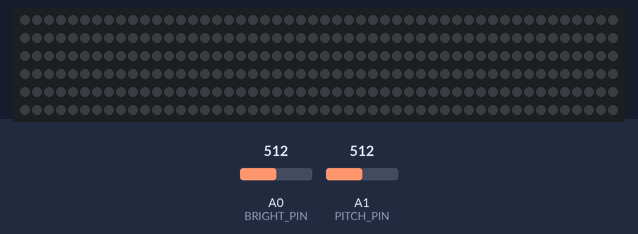
Bench run of a sketch on a simulated Arduino Uno, built with avr-gcc and run on an emulated ATmega328P. Shown: 300 RGB LEDs in strip order, left to right, continuing on the next row. The test bench sets the inputs (shaded band); at power-on: A0 (BRIGHT_PIN) = 512, A1 (PITCH_PIN) = 512. Dim RGB values are drawn brighter than linear.

Above: at 1.2 s.
1.3 s: A0 (BRIGHT_PIN) set to 789
2.8 s: A0 (BRIGHT_PIN) set to 815
At 5.3 s:
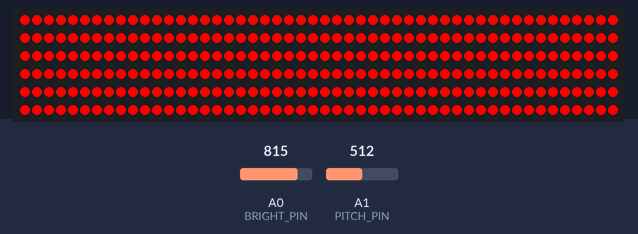
5.5 s: A1 (PITCH_PIN) set to 306
At 8.0 s:
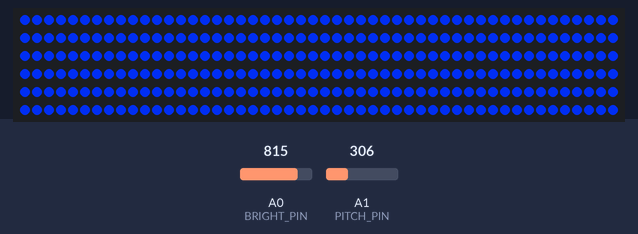
8.2 s: A1 (PITCH_PIN) set to 261
At 10.7 s:
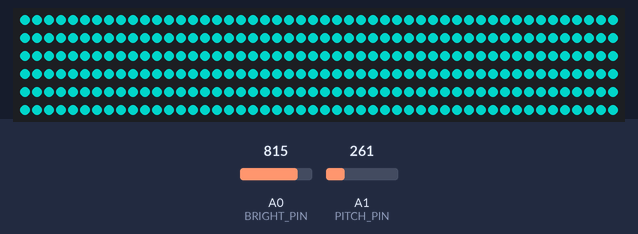
10.9 s: A1 (PITCH_PIN) set to 281
At 13.4 s:
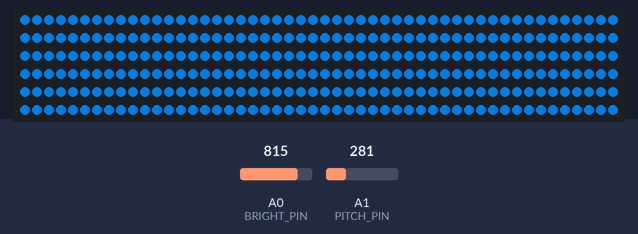
13.6 s: A0 (BRIGHT_PIN) set to 716
At 14.08 s:
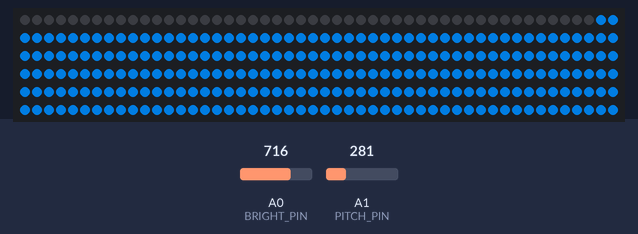
Timing chart, 0 to 16.6 s (numbered marks = the images above; inputs shaded):
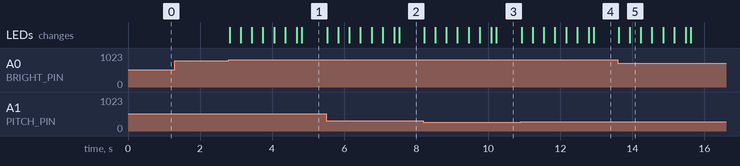

Measured:
- the behaviour switches between 799 and 800 on A0 (BRIGHT_PIN) (found by bisection; images 0 and 1)
- after the input at 1.3 s, every drawn part: stays the same
- after the input at 2.8 s, the LEDs: first change at once (image 1 shows a later state)
- after the input at 5.5 s, the LEDs: first change at once (image 2 shows a later state)
- after the input at 8.2 s, the LEDs: first change at once (image 3 shows a later state)
- after the input at 10.9 s, the LEDs: first change at once (image 4 shows a later state)
- after the input at 13.6 s, the LEDs: first change at once (image 5 shows a later state)

The sketch:

music_run.ino
```cpp
#include "FastLED.h"

#define NUM_LEDS 300
#define updateLEDS 2
#define COLOR_SHIFT 180000
CRGB leds[NUM_LEDS];


#define DATA_PIN 8
#define PITCH_PIN 1
#define BRIGHT_PIN 0        //


unsigned long setTime = COLOR_SHIFT;
int shiftC = 0;
int mulC = 2;


struct color {
  int r;
  int g;
  int b;
};
typedef struct color Color;

void setup() {
    Serial.begin(9600);
    FastLED.addLeds<WS2811, DATA_PIN>(leds, NUM_LEDS);
    pinMode(A0, INPUT);
    pinMode(A4, INPUT);

    for(int i = 0; i < NUM_LEDS ; i++) {
      leds[i] = CRGB(0,0,0);
    }
    FastLED.show();
}

void loop() {
  unsigned long time = 100;


  if(time / (double)setTime >= 1) {
    setTime = time + COLOR_SHIFT;
    Serial.println(setTime);
    shiftC += 200;
    mulC++;
    if(shiftC >= 600) {
      shiftC = 0;
    }
    if(mulC > 3) {
      mulC = 2;
    }
  }


  for(int i = NUM_LEDS - 1; i >= updateLEDS; i--) {
    leds[i] = leds[i - updateLEDS];
  }


  int newPitch = (analogRead(PITCH_PIN)*2) + shiftC;
  Color nc = pitchConv(newPitch, analogRead(BRIGHT_PIN));


  for(int i = 0; i < updateLEDS; i++) {
    leds[i] = CRGB(nc.r, nc.g, nc.b);
  }
  FastLED.show();


  delay(1);
}


double convBrightness(int b) {
  double c = b / 800;
  if( c < 0.2 ) {
    c = 0;
  }
  else if(c > 1) {
    c = 1.00;
  }
  return c;
}


Color pitchConv(int p, int b) {
  Color c;
  double bright = convBrightness(b);

  if(p < 40) {
    setColor(&c, 255, 0, 0);
  }
  else if(p >= 40 && p <= 77) {
    int b = (p - 40) * (255/37.0000);
    setColor(&c, 255, 0, b);
  }
  else if(p > 77 && p <= 205) {
    int r = 255 - ((p - 78) * 2);
    setColor(&c, r, 0, 255);
  }
  else if(p >= 206 && p <= 238) {
    int g = (p - 206) * (255/32.0000);
    setColor(&c, 0, g, 255);
  }
  else if(p <= 239 && p <= 250) {
    int r = (p - 239) * (255/11.0000);
    setColor(&c, r, 255, 255);
  }
  else if(p >= 251 && p <= 270) {
    setColor(&c, 255, 255, 255);
  }
  else if(p >= 271 && p <= 398) {
    int rb = 255-((p-271)*2);
    setColor(&c, rb, 255, rb);
  }
  else if(p >= 398 && p <= 653) {
    setColor(&c, 0, 255-(p-398), (p-398));
  }
  else {
    setColor(&c, 255, 0, 0);
  }
  setColor(&c, c.r * bright, c.g * bright, c.b * bright);
  return c;
}

void setColor(Color *c, int r, int g, int b) {
  c->r = r;
  c->g = g;
  c->b = b;
}
```
